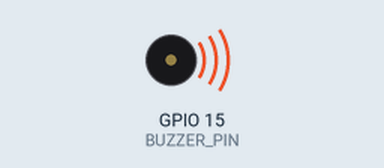
Recording of a sketch running on a simulated ESP32. Shown: buzzer (waves = sounding, pin HIGH). What the sketch prints to the serial monitor is not drawn.

Above: at 0.5 s.
Timing chart, 0 to 4.6 s (numbered marks = the images above):
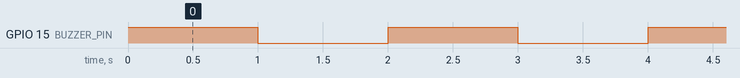

The sketch:

buzzer.ino
```cpp
#include <stdio.h>
#include "freertos/FreeRTOS.h"
#include "freertos/task.h"
#include "driver/gpio.h"

#define BUZZER_PIN GPIO_NUM_15

void app_main(void)
{
    gpio_reset_pin(BUZZER_PIN);

    gpio_set_direction(BUZZER_PIN, GPIO_MODE_OUTPUT);

    while (1)
    {
        gpio_set_level(BUZZER_PIN, 1);
        printf("Buzzer ON\n");
        vTaskDelay(pdMS_TO_TICKS(1000));

        gpio_set_level(BUZZER_PIN, 0);
        printf("Buzzer OFF\n");
        vTaskDelay(pdMS_TO_TICKS(1000));
    }
}
```

Measured:
- by itself, GPIO 15 (BUZZER_PIN): alternates HIGH for 1.0 s and LOW for 1.0 s
